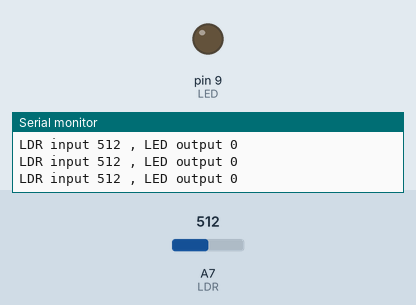
Simulated run of this sketch. Board: Arduino Nano, built with avr-gcc and run on an emulated ATmega328P. Parts: output pins drawn as LEDs (lit = HIGH), the last lines printed to the serial monitor. The inputs (shaded band) are chosen by the test bench; at power-on: A7 (LDR) = 512.

Above: at 1.2 s.
1.3 s: A7 (LDR) set to 122
At 2.3 s:
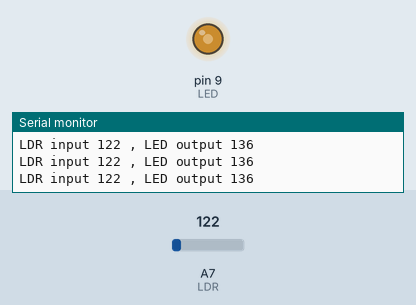
2.9 s: A7 (LDR) set to 0
At 3.7 s:
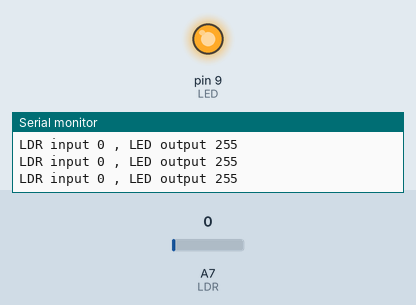
Timing chart, 0 to 5.9 s (numbered marks = the images above; inputs shaded):
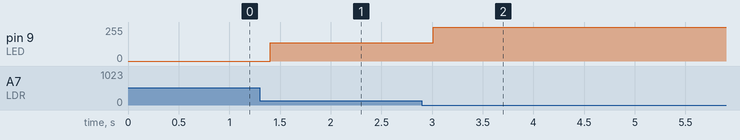

The sketch:

Automatic-Lights-Using-LDR__Brightness-Control_.ino
```cpp
/*
  Open MenuAutomatic Lights Using LDR (Brightness Control)

*/

int LED = 9; // attached to pin for pwm output
int LDR = A7; // LDR attached to analog7 [A7]
int value = 0; // varible to store ldr data

void setup()
{

  Serial.begin(9600);
}
void loop()
{
  value = analogRead(LDR);
  Serial.print("LDR input ");
  Serial.print(value);

  value = constrain(value, 0, 260);
  value = map(value, 0, 260, 255, 0); //

  Serial.print(" , LED output ");
  Serial.println(value);

  analogWrite(LED, value);

  delay(200);
}
```

Measured:
- after the input at 1.3 s, pin 9 (LED): 0/255 → 136/255 after 0.11 s
- after the input at 2.9 s, pin 9 (LED): 136/255 → 255/255 after 0.11 s
